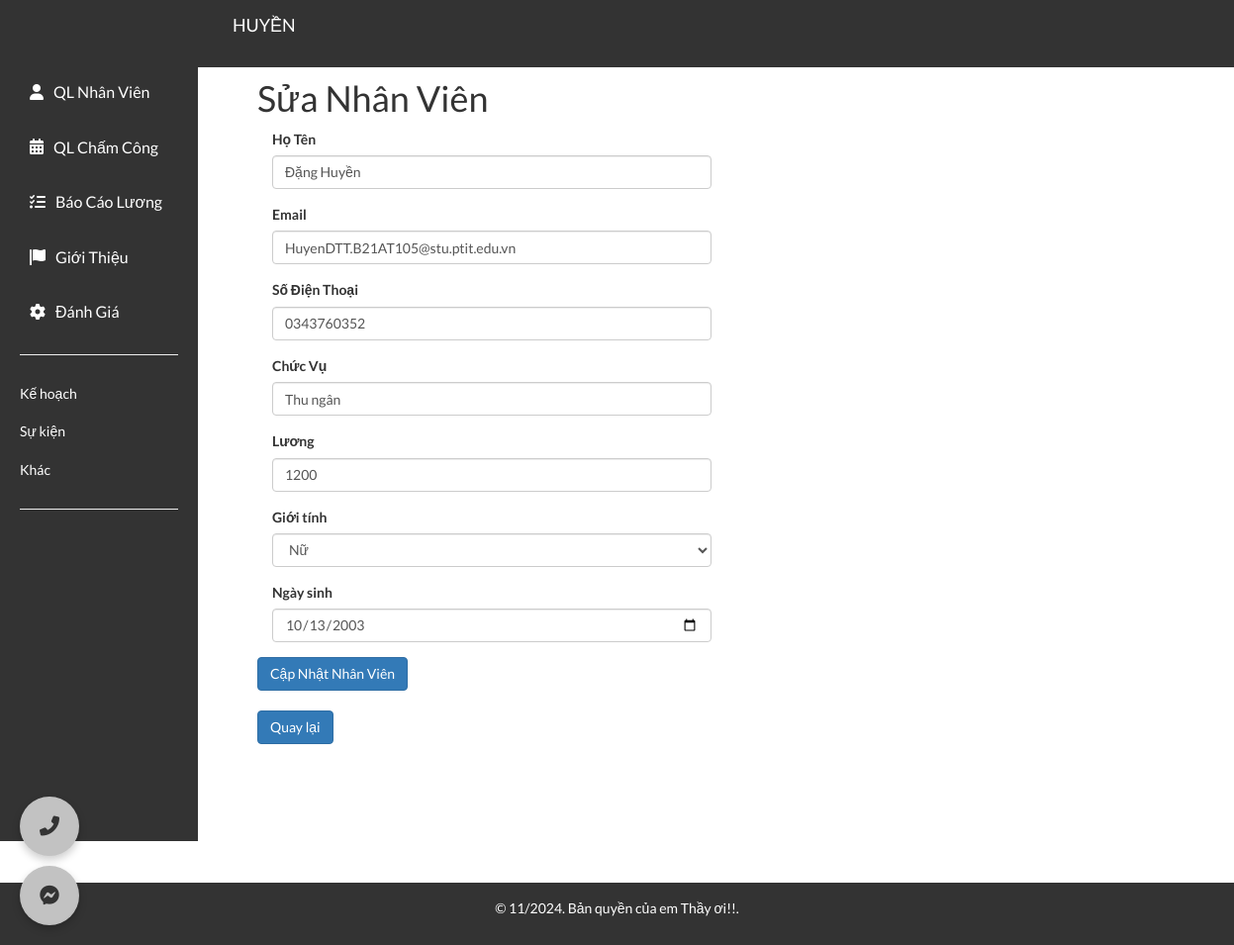
The page /employee_management/edit_employee.php?id=1 (signed in) on the database its author committed.
### tables this page shows
CREATE TABLE `employees` (
  `id` int(11) NOT NULL,
  `name` varchar(100) NOT NULL,
  `email` varchar(100) NOT NULL,
  `phone` varchar(15) NOT NULL,
  `position` varchar(50) NOT NULL,
  `salary` float NOT NULL,
  `gender` enum('Nam','Nữ','Khác') NOT NULL,
  `birth_date` date NOT NULL
);

### employee_management/edit_employee.php (the view, shortened to what this page needs)
<?php
include 'db_connection.php';
if (isset($_GET['id'])) {
    $id = $_GET['id'];
    $sql = "SELECT * FROM employees WHERE id = $id";
    $result = $conn->query($sql);
    if ($result->num_rows > 0) {
        $employee = $result->fetch_assoc();
    } else {
        echo "Không tìm thấy nhân viên.";
        exit();
    }
} else {
    echo "ID nhân viên không hợp lệ.";
    exit();
}
?>
<!DOCTYPE html>
<html lang="vi">
<head>
    <link rel="stylesheet" href="https://maxcdn.bootstrapcdn.com/bootstrap/3.4.1/css/bootstrap.min.css">
    <link rel="stylesheet" href="https://cdnjs.cloudflare.com/ajax/libs/font-awesome/6.0.0-beta3/css/all.min.css">
    <link rel="stylesheet" href="styles.css">
</head>
<body>
<?php include 'header.php'; ?>
    <div class="content mt-4">
        <h1>Sửa Nhân Viên</h1>
        <form action="edit_employee_process.php" method="POST">
            <div class="form-group col-md-6">
                <label for="name">Họ Tên</label>
                <input type="text" class="form-control" id="name" name="name" value="<?php echo htmlspecialchars($employee['name']); ?>" required>
            </div>
            <div class="clearfix"></div>
            <div class="form-group col-md-6">
                <label for="email">Email</label>
                <input type="email" class="form-control" id="email" name="email" value="<?php echo htmlspecialchars($employee['email']); ?>" required>
            </div>
            <div class="clearfix"></div>
            <div class="form-group col-md-6">
                <label for="phone">Số Điện Thoại</label>
                <input type="text" class="form-control" id="phone" name="phone" value="<?php echo htmlspecialchars($employee['phone']); ?>" required>
            </div>
            <div class="clearfix"></div>
            <div class="form-group col-md-6">
                <label for="position">Chức Vụ</label>
                <input type="text" class="form-control" id="position" name="position" value="<?php echo htmlspecialchars($employee['position']); ?>" required>
            </div>
            <div class="clearfix"></div>
            <div class="form-group col-md-6">
                <label for="salary">Lương</label>
                <input type="number" class="form-control" id="salary" name="salary" value="<?php echo htmlspecialchars($employee['salary']); ?>" step="0.01" required>
            </div>
            <div class="clearfix"></div>
            <div class="form-group col-md-6">
                <label for="gender">Giới tính</label>
                <select class="form-control" id="gender" name="gender" required>
                    <option value="Nữ" <?php if ($employee['gender'] == 'Nữ') echo 'selected'; ?>>Nữ</option>
                </select>
            </div>
            <div class="clearfix"></div>
            <div class="form-group col-md-6">
                <label for="birth_date">Ngày sinh</label>
                <input type="date" class="form-control" id="birth_date" name="birth_date" value="<?php echo htmlspecialchars($employee['birth_date']); ?>" required>
            </div>
            <div class="clearfix"></div>
            <button type="submit" class="btn btn-primary">Cập Nhật Nhân Viên</button>
        </form>
        <div class="text-left" style="margin-top: 20px;">
            <a href="dashboard.php" class="btn btn-primary margin-right">Quay lại</a>
        </div>
    </div>
    <?php include 'footer.php'; ?>
</body>
</html>

### employee_management/styles.css (style rules this page uses)
body { font-family: 'Lato', sans-serif; line-height: 1.6; background-color: #fff; height: 100%; margin: 0; }
.content { padding: 40px; padding-top: 60px; margin-left: 220px; flex: 1; min-height: calc(100vh - 50px); }
.margin-right { margin-right: 900px; }

### rows shown on the page
employees: name "Đặng Huyền", email "HuyenDTT.B21AT105@stu.ptit.edu.vn", phone "0343760352", position "Thu ngân", salary "1200", gender "Nữ", birth_date "10/13/2003"
